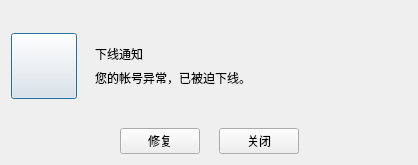
<?xml version="1.0" encoding="UTF-8"?>
<ui version="4.0">
 <class>TNOfflineNoticeDialog</class>
 <widget class="QDialog" name="TNOfflineNoticeDialog">
  <property name="geometry">
   <rect>
    <x>0</x>
    <y>0</y>
    <width>418</width>
    <height>165</height>
   </rect>
  </property>
  <property name="minimumSize">
   <size>
    <width>418</width>
    <height>165</height>
   </size>
  </property>
  <property name="maximumSize">
   <size>
    <width>418</width>
    <height>165</height>
   </size>
  </property>
  <property name="windowTitle">
   <string>Dialog</string>
  </property>
  <layout class="QVBoxLayout" name="verticalLayout">
   <item>
    <layout class="QHBoxLayout" name="horizontalLayout" stretch="0,0">
     <property name="leftMargin">
      <number>0</number>
     </property>
     <property name="topMargin">
      <number>0</number>
     </property>
     <property name="rightMargin">
      <number>0</number>
     </property>
     <item>
      <widget class="QPushButton" name="offlineIcon">
       <property name="minimumSize">
        <size>
         <width>66</width>
         <height>66</height>
        </size>
       </property>
       <property name="maximumSize">
        <size>
         <width>66</width>
         <height>66</height>
        </size>
       </property>
       <property name="text">
        <string/>
       </property>
      </widget>
     </item>
     <item>
      <layout class="QVBoxLayout" name="verticalLayout_2">
       <property name="spacing">
        <number>0</number>
       </property>
       <property name="leftMargin">
        <number>12</number>
       </property>
       <item>
        <spacer name="verticalSpacer">
         <property name="orientation">
          <enum>Qt::Vertical</enum>
         </property>
         <property name="sizeHint" stdset="0">
          <size>
           <width>20</width>
           <height>40</height>
          </size>
         </property>
        </spacer>
       </item>
       <item>
        <widget class="QLabel" name="offlineTitleLabel">
         <property name="minimumSize">
          <size>
           <width>0</width>
           <height>24</height>
          </size>
         </property>
         <property name="maximumSize">
          <size>
           <width>16777215</width>
           <height>24</height>
          </size>
         </property>
         <property name="text">
          <string>下线通知</string>
         </property>
         <property name="alignment">
          <set>Qt::AlignLeading|Qt::AlignLeft|Qt::AlignVCenter</set>
         </property>
        </widget>
       </item>
       <item>
        <widget class="QLabel" name="offlineContentLabel">
         <property name="minimumSize">
          <size>
           <width>0</width>
           <height>24</height>
          </size>
         </property>
         <property name="text">
          <string>您的帐号异常，已被迫下线。</string>
         </property>
         <property name="alignment">
          <set>Qt::AlignLeading|Qt::AlignLeft|Qt::AlignVCenter</set>
         </property>
        </widget>
       </item>
       <item>
        <spacer name="verticalSpacer_2">
         <property name="orientation">
          <enum>Qt::Vertical</enum>
         </property>
         <property name="sizeHint" stdset="0">
          <size>
           <width>20</width>
           <height>40</height>
          </size>
         </property>
        </spacer>
       </item>
      </layout>
     </item>
    </layout>
   </item>
   <item>
    <layout class="QHBoxLayout" name="horizontalLayout_2">
     <item>
      <spacer name="horizontalSpacer_3">
       <property name="orientation">
        <enum>Qt::Horizontal</enum>
       </property>
       <property name="sizeHint" stdset="0">
        <size>
         <width>40</width>
         <height>20</height>
        </size>
       </property>
      </spacer>
     </item>
     <item>
      <widget class="QPushButton" name="OfflineFixButton">
       <property name="text">
        <string>修复</string>
       </property>
      </widget>
     </item>
     <item>
      <widget class="QLabel" name="spaceLabel">
       <property name="text">
        <string/>
       </property>
      </widget>
     </item>
     <item>
      <widget class="QPushButton" name="offlineButton">
       <property name="cursor">
        <cursorShape>PointingHandCursor</cursorShape>
       </property>
       <property name="text">
        <string>关闭</string>
       </property>
      </widget>
     </item>
     <item>
      <spacer name="horizontalSpacer_2">
       <property name="orientation">
        <enum>Qt::Horizontal</enum>
       </property>
       <property name="sizeHint" stdset="0">
        <size>
         <width>40</width>
         <height>20</height>
        </size>
       </property>
      </spacer>
     </item>
    </layout>
   </item>
  </layout>
 </widget>
 <resources/>
 <connections/>
</ui>
